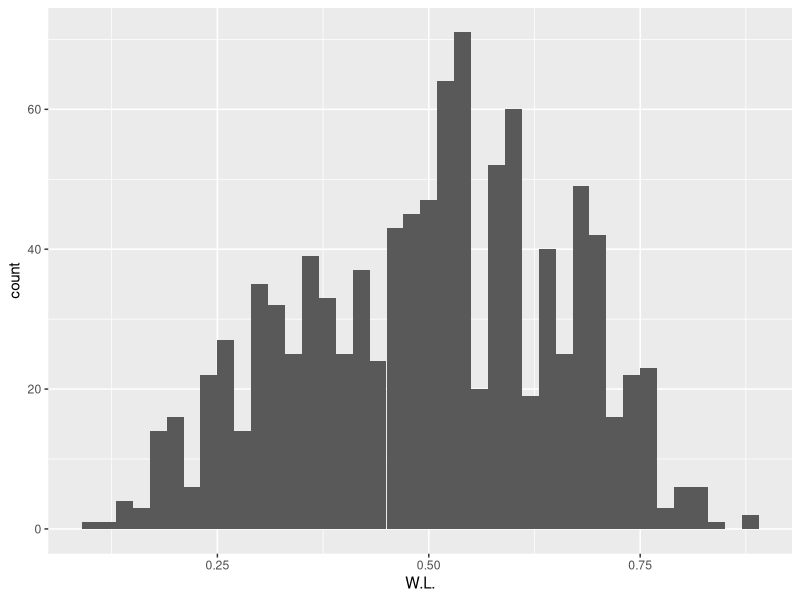
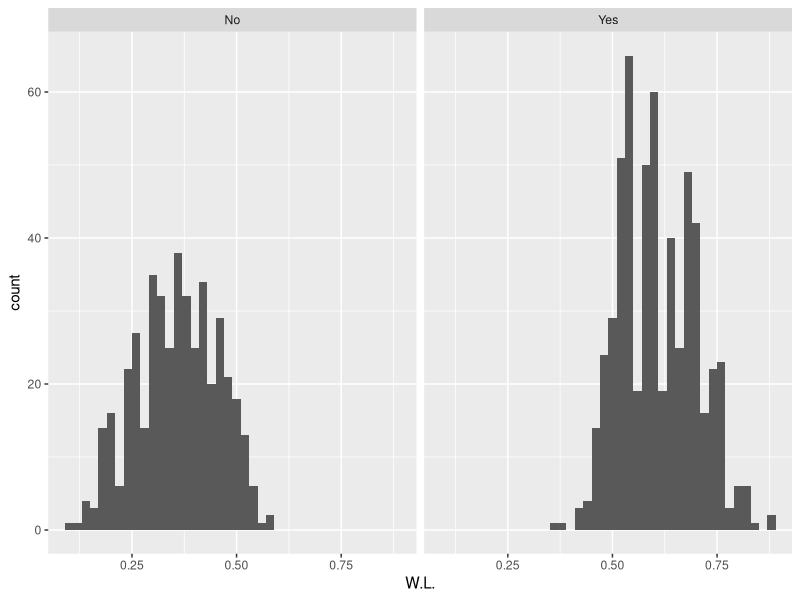
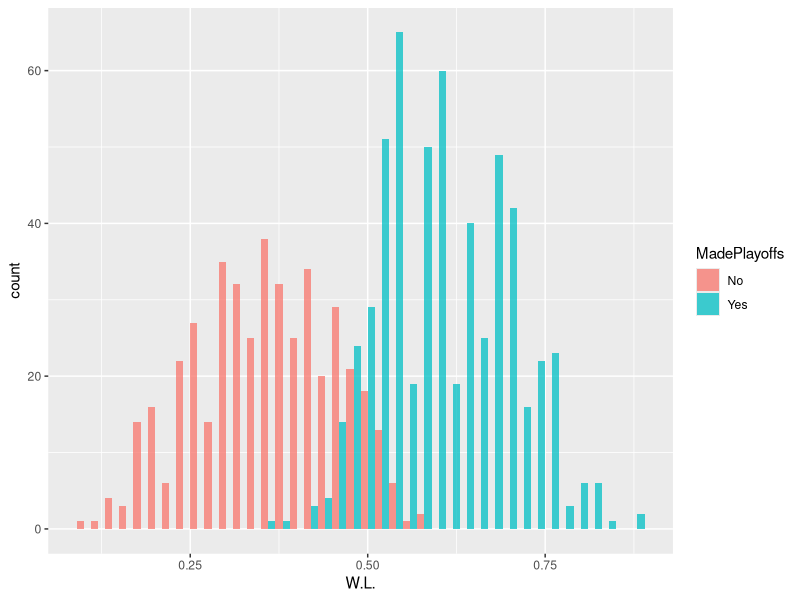
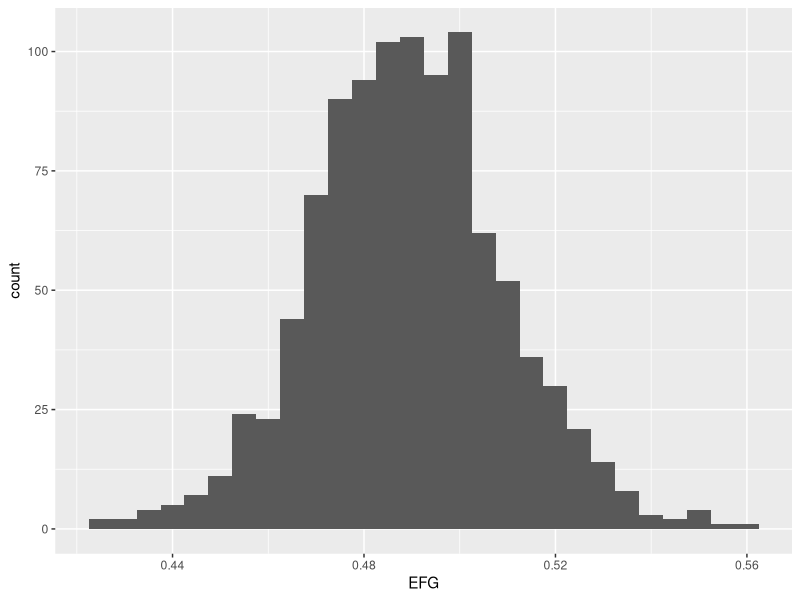
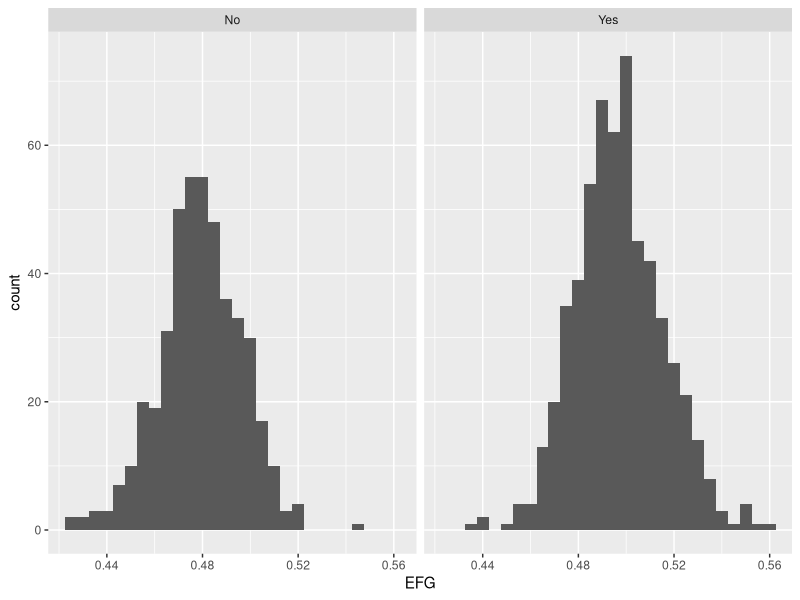
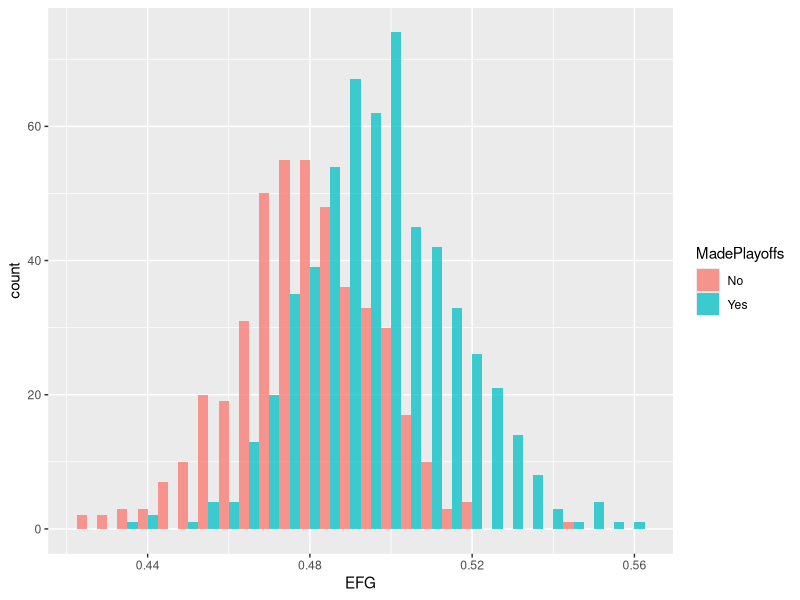
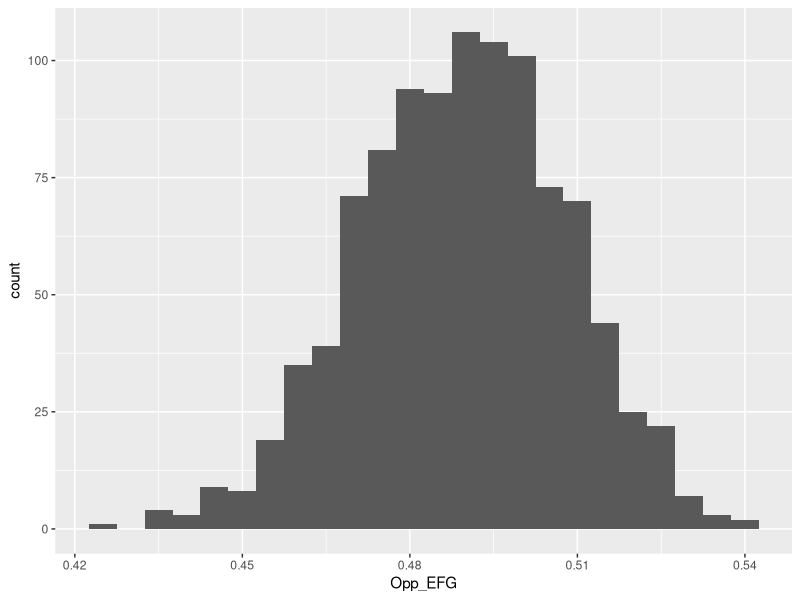
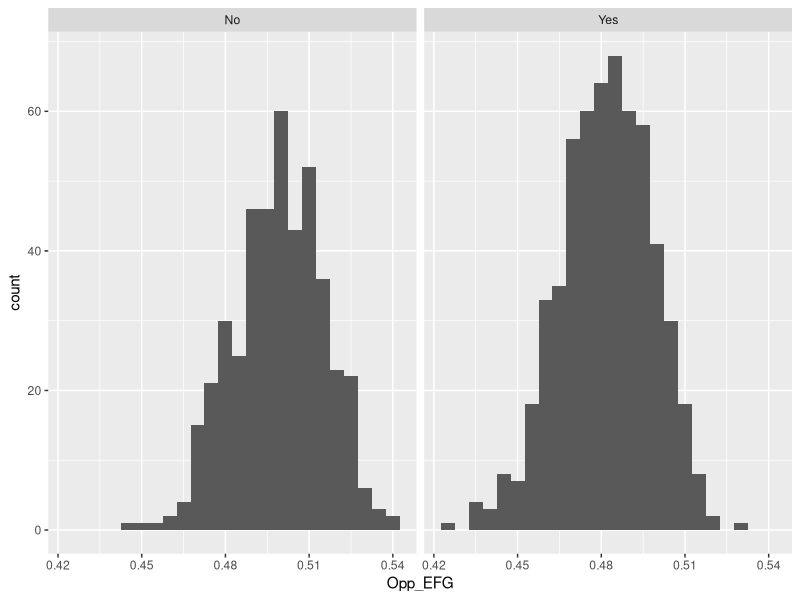

Reproduce these figures in R, in order.
## ---- chunk 1
#install.packages("ggplot2", dependencies = T, repos = "http://cran.us.r-project.org") 
#install.packages("knitr", dependencies = T, repos = "http://cran.us.r-project.org")
#install.packages("dplyr", dependencies = T, repos = "http://cran.us.r-project.org")

library(ggplot2)
library(dplyr)
library(corrplot)
library(memisc)
library(knitr)
## ---- chunk 2
# Load the Data
nba=read.csv("nba_data.csv")

nba$EFG_diff = nba$EFG - nba$Opp_EFG
nba$TTP_diff = nba$TTP - nba$DTTP
nba$RebRate_diff = nba$ORebRate - nba$DRebRate
nba$FTR_diff = nba$FTR - nba$OFTR
## ---- chunk 3
dim(nba)
names(nba)
str(nba)
levels(nba$Team)
levels(nba$MadePlayoffs)
levels(nba$Conference)
summary(nba)
## ---- chunk 4
ggplot(aes(x = `W.L.`), data = nba) +
  geom_histogram(binwidth = .02)
  
ggplot(aes(x = `W.L.`), data = nba) +
  geom_histogram(binwidth = .02) +
  facet_wrap(~MadePlayoffs)

ggplot(aes(x = `W.L.`,fill = MadePlayoffs), data = nba) +
  geom_histogram(binwidth = .02, position = 'dodge', alpha = .75)

by(nba$`W.L.`, nba$MadePlayoffs, summary)
## ---- chunk 5
ggplot(aes(x = EFG), data = nba) +
  geom_histogram(binwidth = .005)

summary(nba$EFG)

ggplot(aes(x = EFG), data = nba) +
  geom_histogram(binwidth = .005) +
  facet_wrap(~MadePlayoffs)

ggplot(aes(x = EFG,fill = MadePlayoffs), data = nba) +
  geom_histogram(binwidth = .005, position = 'dodge', alpha = .75)

by(nba$EFG, nba$MadePlayoffs, summary)
## ---- chunk 6
ggplot(aes(x = Opp_EFG), data = nba) +
  geom_histogram(binwidth = .005)

summary(nba$Opp_EFG)

ggplot(aes(x = Opp_EFG), data = nba) +
  geom_histogram(binwidth = .005) +
  facet_wrap(~MadePlayoffs)

ggplot(aes(x = Opp_EFG,fill = MadePlayoffs), data = nba) +
  geom_histogram(binwidth = .005, position = 'dodge', alpha = .75)

by(nba$Opp_EFG, nba$MadePlayoffs, summary)
## ---- chunk 7
ggplot(aes(x = EFG_diff), data = nba) +
  geom_histogram(binwidth = .005)

summary(nba$EFG_diff)

ggplot(aes(x = EFG_diff), data = nba) +
  geom_histogram(binwidth = .005) +
  facet_wrap(~MadePlayoffs)

ggplot(aes(x = EFG_diff,fill = MadePlayoffs), data = nba) +
  geom_histogram(binwidth = .005, position = 'dodge', alpha = .75)

by(nba$EFG_diff, nba$MadePlayoffs, summary)
## ---- chunk 8
ggplot(aes(x = TTP), data = nba) +
  geom_histogram(binwidth = .0025)

summary(nba$TTP)

ggplot(aes(x = TTP), data = nba) +
  geom_histogram(binwidth = .0025) +
  facet_wrap(~MadePlayoffs)

ggplot(aes(x = TTP,fill = MadePlayoffs), data = nba) +
  geom_histogram(binwidth = .0025, position = 'dodge', alpha = .75)

by(nba$TTP, nba$MadePlayoffs, summary)
## ---- chunk 9
ggplot(aes(x = DTTP), data = nba) +
  geom_histogram(binwidth = .0025)

summary(nba$DTTP)

ggplot(aes(x = DTTP), data = nba) +
  geom_histogram(binwidth = .0025) +
  facet_wrap(~MadePlayoffs)

ggplot(aes(x = DTTP,fill = MadePlayoffs), data = nba) +
  geom_histogram(binwidth = .0025, position = 'dodge', alpha = .75)

by(nba$DTTP, nba$MadePlayoffs, summary)
## ---- chunk 10
ggplot(aes(x = TTP_diff), data = nba) +
  geom_histogram(binwidth = .0025)

summary(nba$TTP_diff)

ggplot(aes(x = TTP_diff), data = nba) +
  geom_histogram(binwidth = .0025) +
  facet_wrap(~MadePlayoffs)

ggplot(aes(x = TTP_diff,fill = MadePlayoffs), data = nba) +
  geom_histogram(binwidth = .005, position = 'dodge', alpha = .75)

by(nba$TTP_diff, nba$MadePlayoffs, summary)
## ---- chunk 11
ggplot(aes(x = ORebRate), data = nba) +
  geom_histogram(binwidth = .005)

summary(nba$ORebRate)

ggplot(aes(x = ORebRate), data = nba) +
  geom_histogram(binwidth = .005) +
  facet_wrap(~MadePlayoffs)

ggplot(aes(x = ORebRate,fill = MadePlayoffs), data = nba) +
  geom_histogram(binwidth = .005, position = 'dodge', alpha = .75)

by(nba$ORebRate, nba$MadePlayoffs, summary)
## ---- chunk 12
ggplot(aes(x = DRebRate), data = nba) +
  geom_histogram(binwidth = .005)

summary(nba$DRebRate)

ggplot(aes(x = DRebRate), data = nba) +
  geom_histogram(binwidth = .005) +
  facet_wrap(~MadePlayoffs)

ggplot(aes(x = DRebRate,fill = MadePlayoffs), data = nba) +
  geom_histogram(binwidth = .005, position = 'dodge', alpha = .75)

by(nba$DRebRate, nba$MadePlayoffs, summary)
## ---- chunk 13
ggplot(aes(x = RebRate_diff), data = nba) +
  geom_histogram(binwidth = .005)

summary(nba$RebRate_diff)

ggplot(aes(x = RebRate_diff), data = nba) +
  geom_histogram(binwidth = .005) +
  facet_wrap(~MadePlayoffs)

ggplot(aes(x = RebRate_diff,fill = MadePlayoffs), data = nba) +
  geom_histogram(binwidth = .005, position = 'dodge', alpha = .75)

by(nba$RebRate_diff, nba$MadePlayoffs, summary)
## ---- chunk 14
ggplot(aes(x = FTR), data = nba) +
  geom_histogram(binwidth = .005)

summary(nba$FTR)

ggplot(aes(x = FTR), data = nba) +
  geom_histogram(binwidth = .005) +
  facet_wrap(~MadePlayoffs)

ggplot(aes(x = FTR,fill = MadePlayoffs), data = nba) +
  geom_histogram(binwidth = .005, position = 'dodge', alpha = .75)

by(nba$FTR, nba$MadePlayoffs, summary)
## ---- chunk 15
ggplot(aes(x = OFTR), data = nba) +
  geom_histogram(binwidth = .005)

summary(nba$OFTR)

ggplot(aes(x = OFTR), data = nba) +
  geom_histogram(binwidth = .005) +
  facet_wrap(~MadePlayoffs)

ggplot(aes(x = OFTR,fill = MadePlayoffs), data = nba) +
  geom_histogram(binwidth = .005, position = 'dodge', alpha = .75)

by(nba$OFTR, nba$MadePlayoffs, summary)
## ---- chunk 16
ggplot(aes(x = FTR_diff), data = nba) +
  geom_histogram(binwidth = .005)

summary(nba$FTR_diff)

ggplot(aes(x = FTR_diff), data = nba) +
  geom_histogram(binwidth = .005) +
  facet_wrap(~MadePlayoffs)

ggplot(aes(x = FTR_diff,fill = MadePlayoffs), data = nba) +
  geom_histogram(binwidth = .005, position = 'dodge', alpha = .75)

by(nba$FTR_diff, nba$MadePlayoffs, summary)
## ---- chunk 17
nba_num = dplyr::select(nba, `W.L.`, EFG:FTR_diff)

corrplot(cor(nba_num), bg = "gray1", method = "number")
## ---- chunk 18
ggplot(aes(x = EFG, y = `W.L.`), data = nba) +
  geom_point(alpha = .25) +
  stat_smooth(method="lm", se=FALSE)

cat("Correlation:",cor(nba$`W.L.`, nba$EFG))

ggplot(aes(x = EFG, y = `W.L.`), data = nba) +
  geom_point(aes(color = MadePlayoffs), alpha = .25) +
  geom_smooth(aes(group = MadePlayoffs), method="lm")

by(nba$EFG, nba$MadePlayoffs, summary)
## ---- chunk 19
ggplot(aes(x = Opp_EFG, y = `W.L.`), data = nba) +
  geom_point(alpha = .25) +
  stat_smooth(method="lm", se=FALSE)

cat("Correlation:",cor(nba$`W.L.`, nba$Opp_EFG))

ggplot(aes(x = Opp_EFG, y = `W.L.`), data = nba) +
  geom_point(aes(color = MadePlayoffs), alpha = .25) +
  geom_smooth(aes(group = MadePlayoffs), method="lm")

by(nba$Opp_EFG, nba$MadePlayoffs, summary)
## ---- chunk 20
ggplot(aes(x = EFG_diff, y = `W.L.`), data = nba) +
  geom_point(alpha = .25) +
  stat_smooth(method="lm", se=FALSE)

cat("Correlation:",cor(nba$`W.L.`, nba$EFG_diff))

ggplot(aes(x = EFG_diff, y = `W.L.`), data = nba) +
  geom_point(aes(color = MadePlayoffs), alpha = .25) +
  geom_smooth(aes(group = MadePlayoffs), method="lm")

by(nba$EFG_diff, nba$MadePlayoffs, summary)
## ---- chunk 21
ggplot(aes(x = TTP, y = `W.L.`), data = nba) +
  geom_point(alpha = .25) +
  stat_smooth(method="lm", se=FALSE)

cat("Correlation:",cor(nba$`W.L.`, nba$TTP))

ggplot(aes(x = TTP, y = `W.L.`), data = nba) +
  geom_point(aes(color = MadePlayoffs), alpha = .25) +
  geom_smooth(aes(group = MadePlayoffs), method="lm")

by(nba$TTP, nba$MadePlayoffs, summary)
## ---- chunk 22
ggplot(aes(x = TTP_diff, y = `W.L.`), data = nba) +
  geom_point(alpha = .25) +
  stat_smooth(method="lm", se=FALSE)

cat("Correlation:",cor(nba$`W.L.`, nba$TTP_diff))

ggplot(aes(x = TTP_diff, y = `W.L.`), data = nba) +
  geom_point(aes(color = MadePlayoffs), alpha = .25) +
  geom_smooth(aes(group = MadePlayoffs), method="lm")

by(nba$TTP_diff, nba$MadePlayoffs, summary)
## ---- chunk 23
ggplot(aes(x = FTR_diff, y = `W.L.`), data = nba) +
  geom_point(alpha = .25) +
  stat_smooth(method="lm", se=FALSE)

cat("Correlation:",cor(nba$`W.L.`, nba$FTR_diff))

ggplot(aes(x = FTR_diff, y = `W.L.`), data = nba) +
  geom_point(aes(color = MadePlayoffs), alpha = .25) +
  geom_smooth(aes(group = MadePlayoffs), method="lm")

by(nba$FTR_diff, nba$MadePlayoffs, summary)
## ---- chunk 24
ggplot(aes(x = EFG, y = TTP), data = nba) +
  geom_point(alpha = .25) +
  stat_smooth(method="lm", se=FALSE)

cat("Correlation:",cor(nba$EFG, nba$TTP))

ggplot(aes(x = EFG, y = TTP), data = nba) +
  geom_point(aes(color = MadePlayoffs), alpha = .25) +
  geom_smooth(aes(group = MadePlayoffs), method="lm")

nba$EFG_cut = cut(nba$EFG, c(.4,.45,.50,.55,.6))

ggplot(aes(x = EFG_cut, y = TTP), data = nba) +
  geom_boxplot()

by(nba$TTP, nba$EFG_cut, summary)
## ---- chunk 25
ggplot(aes(x = FTR, y = ORebRate), data = nba) +
  geom_point(alpha = .25) +
  stat_smooth(method="lm", se=FALSE)

cat("Correlation:",cor(nba$FTR, nba$ORebRate))

ggplot(aes(x = FTR, y = ORebRate), data = nba) +
  geom_point(aes(color = MadePlayoffs), alpha = .25) +
  geom_smooth(aes(group = MadePlayoffs), method="lm")

nba$FTR_cut = cut(nba$FTR, c(.1,.15,.20,.25,.30,.35))

ggplot(aes(x = FTR_cut, y = ORebRate), data = nba) +
  geom_boxplot()

by(nba$ORebRate, nba$FTR_cut, summary)
## ---- chunk 26
ggplot(aes(x = RebRate_diff, y = `W.L.`), data = nba) +
  geom_point(alpha = .5) +
  stat_smooth(method="lm", se=FALSE)

cat("Correlation:",cor(nba$RebRate_diff, nba$`W.L.`))

ggplot(aes(x = RebRate_diff, y = `W.L.`), data = nba) +
  geom_point(aes(color = MadePlayoffs), alpha = .25) +
  geom_smooth(aes(group = MadePlayoffs), method="lm")

by(nba$RebRate_diff, nba$MadePlayoffs, summary)
## ---- chunk 27
ggplot(aes(x = MadePlayoffs, y = `W.L.`), data = nba) +
  geom_boxplot()
## ---- chunk 28
ggplot(aes(x = Conference, y = `W.L.`), data = nba) +
  geom_boxplot()
## ---- chunk 29
m1 <- lm(`W.L.` ~ EFG_diff, data = nba)
m2 <- update(m1, ~ . + TTP_diff)
m3 <- update(m2, ~ . + RebRate_diff)
m4 <- update(m3, ~ . + FTR_diff)
mtable(m1, m2, m3, m4, sdigits = 2)
## ---- chunk 30
nba$hat_W.L. = predict(m4)
nba$prediction_error = nba$hat_W.L. - nba$`W.L.`

sum(abs(nba$prediction_error)) / length(nba$prediction_error)
## ---- chunk 31
ggplot(aes(x = `W.L.`,fill = MadePlayoffs), data = nba) +
  geom_histogram(binwidth = .02, position = 'dodge', alpha = .75) +
  xlab('Winning %') +
  ylab('Frequency') +
  ggtitle('Histogram of Winning %, Broken out by Playoff & Non-Playoff Teams')
## ---- chunk 32
ggplot(aes(x = EFG_diff, y = `W.L.`), data = nba) +
  geom_point(aes(color = MadePlayoffs), alpha = .25) +
  geom_smooth(aes(group = MadePlayoffs), method="lm") +
  xlab("EFG Difference (Team vs Opp)") +
  ylab('Winning %') +
  ggtitle('EFG Difference vs Winning %')
## ---- chunk 33
ggplot(aes(x = EFG_cut, y = TTP), data = nba) +
  geom_boxplot() +
  xlab('Effective Field Goal % Groupings') +
  ylab('Turnovers / Possession') +
  ggtitle('Effective Field Goal % Groupings vs Turnovers / Possession')
